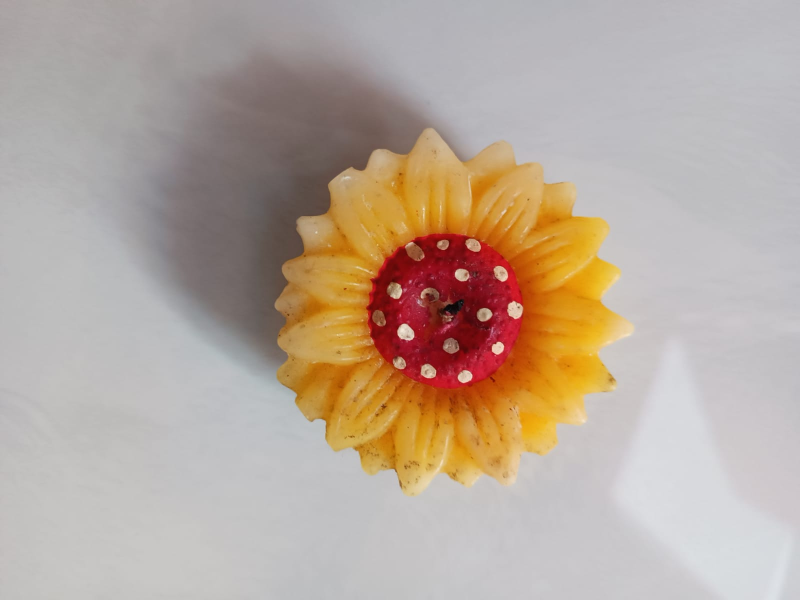
#> input picture custom_img.jpeg, 1600 x 1200 px, given in place of kodim2.png, which was not available (shown at 1/2 size)
$ jupyter execute 220120_K_Means_Cluster.ipynb   (shell and % lines are left out)
#> lines starting #> are read from the running program, lines starting #| are printed output that depends on the picture; pictures that were not available may be replaced by others from this repository, and a replacement may not be noted
[cell 1]
from PIL import Image
import requests
from io import BytesIO

url = "https://raw.githubusercontent.com/bittubiral/DT-and-K-Means-Clustering/main/kodim2.png"

img = Image.open(BytesIO(requests.get(url).content))
#> img is the input picture: PIL image 1600x1200 RGB; mean R, G, B 184, 168.4, 155.9
img

[cell 2]
from PIL import Image
import matplotlib.pyplot as plt

img = Image.open("DT-and-K-Means-Clustering/kodim2.png")

plt.imshow(img)
plt.axis("off")

[cell 3]
import numpy as np
train_img = np.array(img)

print(train_img.shape)
#| (1200, 1600, 3)

[cell 4]
plt.imshow(train_img)
plt.axis("off")
plt.show()

[cell 5]
pixels = train_img.reshape(-1, 3)

print(pixels.shape)
#| (1920000, 3)

[cell 6]
from sklearn.preprocessing import StandardScaler

scaler = StandardScaler()

pixels_scaled = scaler.fit_transform(pixels)

[cell 7]
from sklearn.cluster import KMeans

wcss = []

for k in range(1, 11):
    km = KMeans(
        n_clusters=k,
        random_state=42
    )

    km.fit(pixels_scaled)

    wcss.append(km.inertia_)
#> after the loop, wcss = [5760000, 2556441.7, 1389081.6, 996753.5, 704952, 599301.1, 468984.1, 415860.5, 358041.8, 311025.1]

[cell 8]
plt.figure(figsize=(6,4))

plt.plot(range(1,11), wcss, marker="o")

plt.xlabel("K")
plt.ylabel("WCSS")
plt.title("Elbow Method")

plt.show()
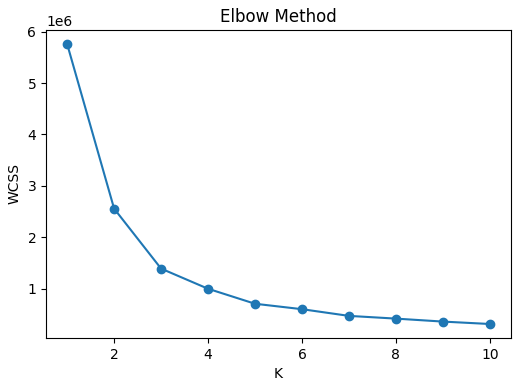
#> figure drawn by matplotlib, 1 panel; curve peaks at x = 1, y = 5760000

[cell 9]
optimal_k = 16

kmeans = KMeans(
    n_clusters=optimal_k,
    random_state=42
)

kmeans.fit(pixels_scaled)

[cell 10]
import joblib

joblib.dump(kmeans, "color_quantizer.pkl")
joblib.dump(scaler, "scaler.pkl")

[cell 11]
from google.colab import files

files.download("color_quantizer.pkl")
files.download("scaler.pkl")

[cell 12]
custom = Image.open(
    "DT-and-K-Means-Clustering/custom_img.jpeg"
).convert("RGB")

custom_img = np.array(custom)

print(custom_img.shape)
#| (1200, 1600, 3)

[cell 13]
custom_pixels = custom_img.reshape(-1, 3)

[cell 14]
import joblib

kmeans = joblib.load("color_quantizer.pkl")
scaler = joblib.load("scaler.pkl")

[cell 15]
custom_scaled = scaler.transform(custom_pixels)

[cell 16]
labels = kmeans.predict(custom_scaled)

[cell 17]
centers_scaled = kmeans.cluster_centers_
centers_scaled

[cell 18]
centers_rgb = scaler.inverse_transform(
    centers_scaled
)

[cell 19]
quantized_pixels = centers_rgb[labels]

quantized_pixels = np.clip(
    quantized_pixels,
    0,
    255
).astype("uint8")

[cell 20]
quantized_image = quantized_pixels.reshape(
    custom_img.shape
)
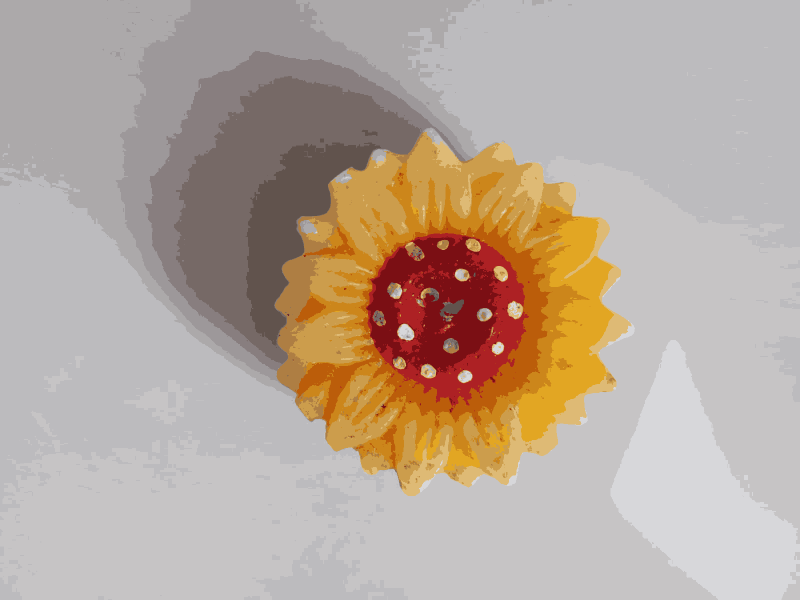
#> quantized_image: shape (1200, 1600, 3) (shown at 1/2 size); mean R, G, B 183.6, 167.9, 155.5

[cell 21]
plt.figure(figsize=(12,6))

plt.subplot(1,2,1)
plt.imshow(custom_img)
plt.title("Original")
plt.axis("off")

plt.subplot(1,2,2)
plt.imshow(quantized_image)
plt.title("Quantized")
plt.axis("off")

plt.show()
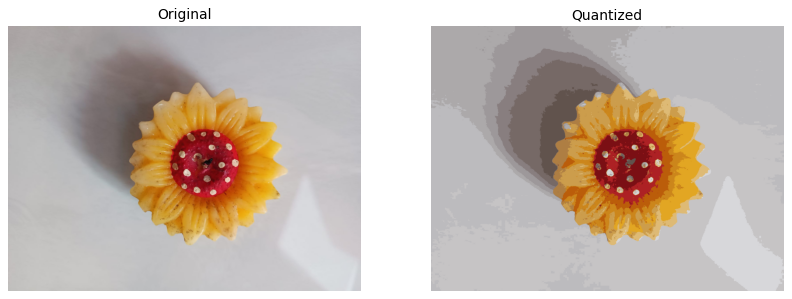
#> figure drawn by matplotlib, 2 panels

[cell 22]
labels = kmeans.predict(custom_scaled)
labels

[cell 23]
from mpl_toolkits.mplot3d import Axes3D
import matplotlib.pyplot as plt

sample_pixels = pixels_scaled[::500]  # sample for speed
sample_labels = kmeans.predict(sample_pixels)
#> sample_labels = 3840 values, max 15 at index 1, min 0 at index 1042, mean 5.9

fig = plt.figure(figsize=(8,6))
ax = fig.add_subplot(111, projection='3d')

ax.scatter(
    sample_pixels[:,0],
    sample_pixels[:,1],
    sample_pixels[:,2],
    c=sample_labels,
    s=5
)

centers = kmeans.cluster_centers_

ax.scatter(
    centers[:,0],
    centers[:,1],
    centers[:,2],
    marker='X',
    s=300
)

ax.set_xlabel('R')
ax.set_ylabel('G')
ax.set_zlabel('B')

plt.show()
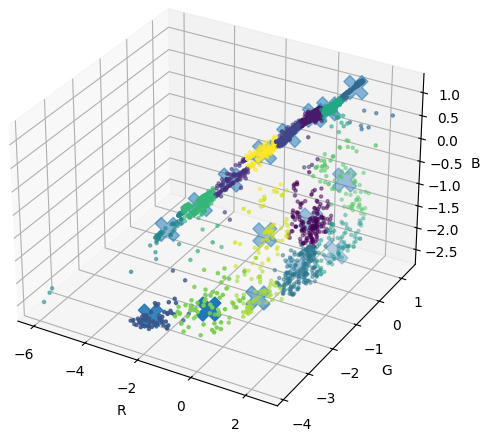
#> figure drawn by matplotlib, 1 panel

[cell 24]
import pandas as pd

sample_pixels = custom_pixels[:10]
#> sample_pixels = [[170, 161, 162], [170, 161, 162], [170, 161, 162], [170, 161, 162], [170, 161, 162], [170, 161, 162], [170, 161, 162], [170, 161, 162], [170, 161, 162], [170, 161, 162]]

sample_scaled = scaler.transform(sample_pixels)
#> sample_scaled = [[-0.498, -0.174, 0.1], [-0.498, -0.174, 0.1], [-0.498, -0.174, 0.1], [-0.498, -0.174, 0.1], [-0.498, -0.174, 0.1], [-0.498, -0.174, 0.1], [-0.498, -0.174, 0.1], [-0.498, -0.174, 0.1], [-0.498, -0.174, 0.1], [-0.498, -0.174, 0.1]]

sample_clusters = kmeans.predict(sample_scaled)
#> sample_clusters = [3, 3, 3, 3, 3, 3, 3, 3, 3, 3]

results = pd.DataFrame(
    sample_pixels,
    columns=["R","G","B"]
)
#> results = table of 10 rows and 3 columns

results["Cluster_ID"] = sample_clusters

results
#> Out = table of 10 rows and 4 columns
